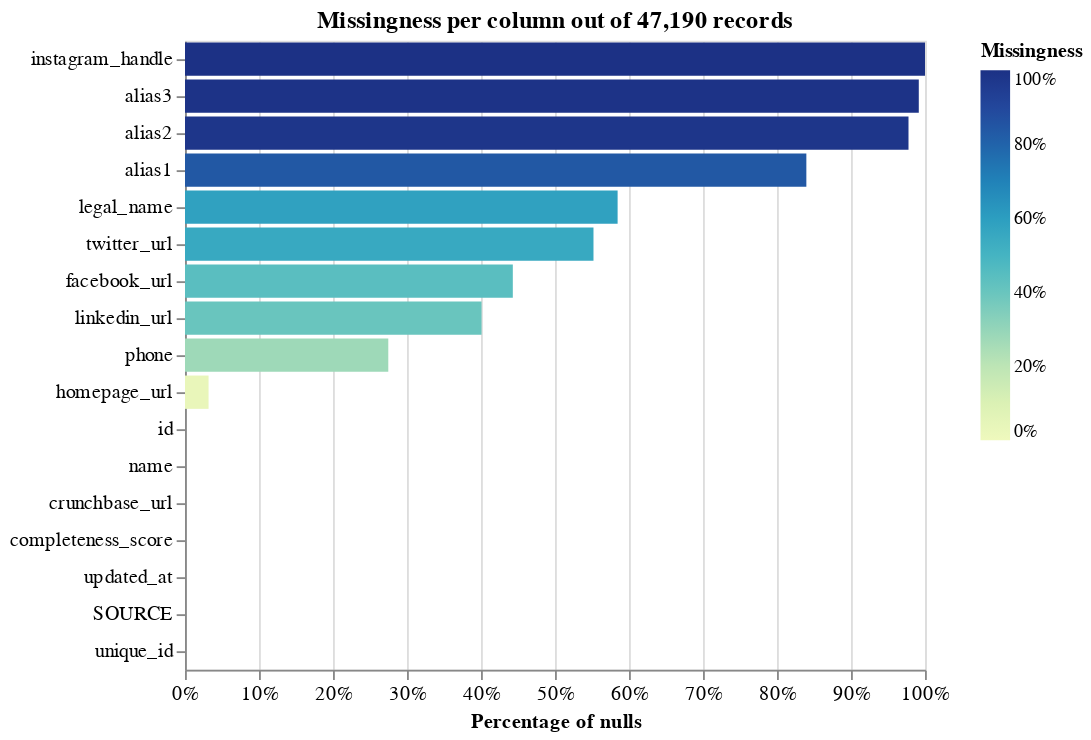

Notebook cell for this chart:
### Code cell
linker = DuckDBLinker(df1)
linker.missingness_chart()

### Figure 1 — Vega-Lite specification as saved in the notebook (floating-point values rounded to 4 significant figures)
{"config": {"view": {"continuousWidth": 400, "continuousHeight": 300}, "axis": {"labelFontSize": 11}}, "layer": [{"mark": "bar", "encoding": {"color": {"field": "null_proportion", "legend": {"format": ".0%", "offset": 30}, "scale": {"domain": [0, 1], "range": "heatmap"}, "title": "Missingness", "type": "quantitative"}, "tooltip": [{"field": "column_name", "title": "Column", "type": "nominal"}, {"field": "null_count", "format": ",.0f", "title": "Count of nulls", "type": "quantitative"}, {"field": "null_proportion", "format": ".2%", "title": "Percentage of nulls", "type": "quantitative"}, {"field": "total_record_count", "format": ",.0f", "title": "Total record count", "type": "quantitative"}], "x": {"axis": {"format": "%", "labelAlign": "center", "title": "Percentage of nulls"}, "field": "null_proportion", "scale": {"domain": [0, 1]}, "type": "quantitative"}, "y": {"axis": {"title": ""}, "field": "column_name", "sort": "-x", "type": "nominal"}}, "title": "Missingness per column out of 47,190 records"}], "data": {"values": [{"null_proportion": 0.0, "null_count": 0, "total_record_count": 47190, "column_name": "id"}, {"null_proportion": 0.0, "null_count": 0, "total_record_count": 47190, "column_name": "name"}, {"null_proportion": 0.5846, "null_count": 27588, "total_record_count": 47190, "column_name": "legal_name"}, {"null_proportion": 0.8397, "null_count": 39624, "total_record_count": 47190, "column_name": "alias1"}, {"null_proportion": 0.9777, "null_count": 46138, "total_record_count": 47190, "column_name": "alias2"}, {"null_proportion": 0.9916, "null_count": 46794, "total_record_count": 47190, "column_name": "alias3"}, {"null_proportion": 0.2747, "null_count": 12964, "total_record_count": 47190, "column_name": "phone"}, {"null_proportion": 0.0, "null_count": 0, "total_record_count": 47190, "column_name": "crunchbase_url"}, {"null_proportion": 0.03185, "null_count": 1503, "total_record_count": 47190, "column_name": "homepage_url"}, {"null_proportion": 0.4007, "null_count": 18910, "total_record_count": 47190, "column_name": "linkedin_url"}, {"null_proportion": 0.552, "null_count": 26049, "total_record_count": 47190, "column_name": "twitter_url"}, {"null_proportion": 0.443, "null_count": 20905, "total_record_count": 47190, "column_name": "facebook_url"}, {"null_proportion": 1.0, "null_count": 47190, "total_record_count": 47190, "column_name": "instagram_handle"}, {"null_proportion": 0.0, "null_count": 0, "total_record_count": 47190, "column_name": "completeness_score"}, {"null_proportion": 0.0, "null_count": 0, "total_record_count": 47190, "column_name": "updated_at"}, {"null_proportion": 0.0, "null_count": 0, "total_record_count": 47190, "column_name": "SOURCE"}, {"null_proportion": 0.0, "null_count": 0, "total_record_count": 47190, "column_name": "unique_id"}], "name": "data-0e7bce5a1d2f132e282789d6ef7780fe"}, "title": "", "$schema": "https://vega.github.io/schema/vega-lite/v5.9.3.json"}
